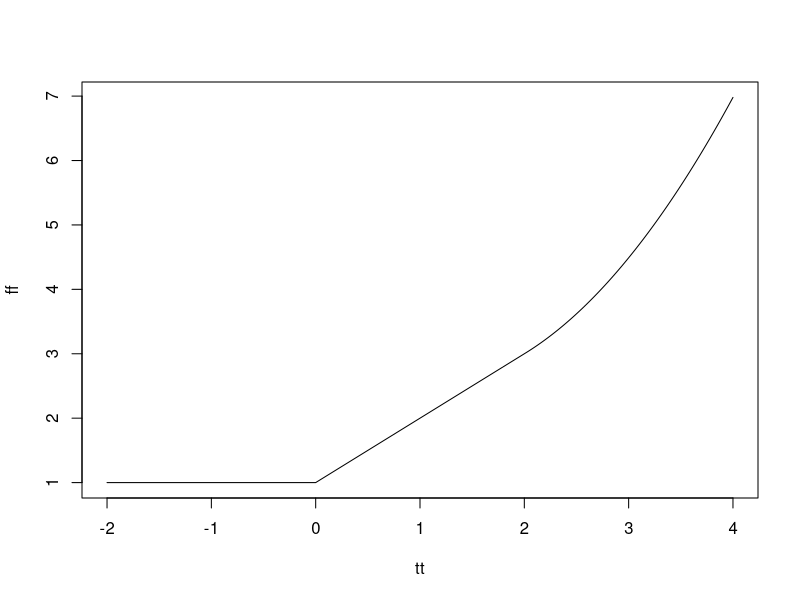

Here is the R script that generated this plot:
tao = 2

np = 100

t = seq(-2,0,length.out = np)

del = t[2] - t[1]

f = rep(1,np)

x = rep(0, np)

x[1] = f[np]
x1 = x[1]

for (i in 2:np){
  x2 = x1 + del*f[i-1]
  x[i] = x2
  x1 = x2
}

ff = c(f, x)
tt = c(t, t+tao)

f = x

x = rep(0, np)

x[1] = f[np]
x1 = x[1]

for (i in 2:np){
  x2 = x1 + del*f[i-1]
  x[i] = x2
  x1 = x2
}

ff = c(ff, x)
tt = c(tt, t+2*tao)

f = x


plot(tt, ff, type='l')




